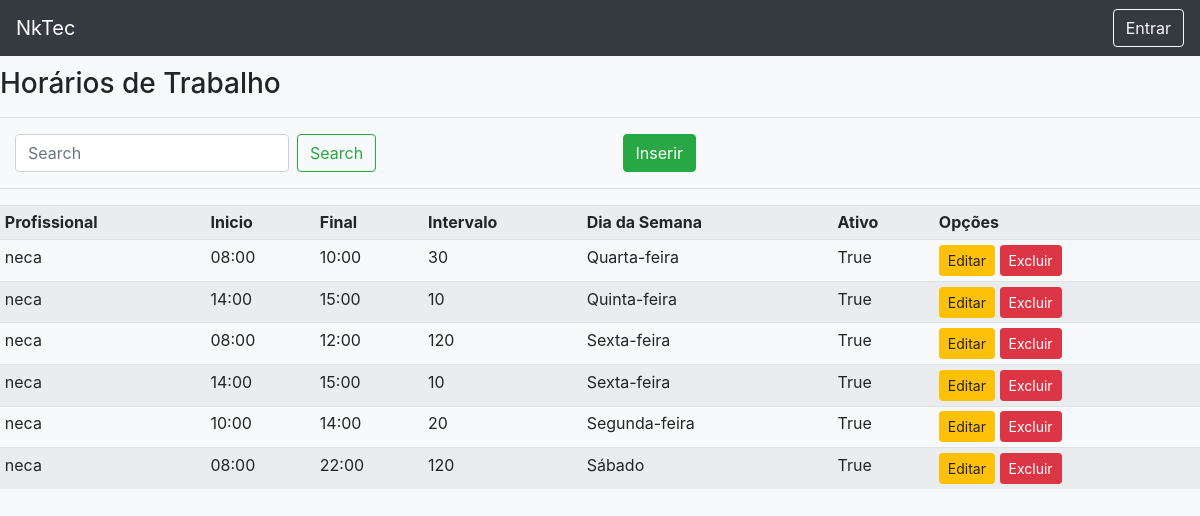
The app's page /list/schedule/ with its own data.
### registrations/models.py (models this page shows, shortened)
class Schedule(models.Model):
    WEEKDAY = (
        ('0', 'Segunda-feira'),
        ('1', 'Terça-feira'),
        ('2', 'Quarta-feira'),
        ('3', 'Quinta-feira'),
        ('4', 'Sexta-feira'),
        ('5', 'Sábado'),
        ('6', 'Domingo'),
    ) #0 = monday
    weekday = models.CharField(max_length=1, choices=WEEKDAY,default=0, verbose_name="Dia da Semana")
    professional = models.ForeignKey(User, models.DO_NOTHING, verbose_name="Profissional")
    begin = models.CharField(max_length=5, verbose_name="Inicio do Atendimento")#format hh:mm
    end = models.CharField(max_length=5, verbose_name="Final do Atendimento")#format hh:mm
    interval = models.IntegerField(verbose_name="Intervalo(minutos)") #in minutes ex 10
    active = models.BooleanField(default=True, verbose_name="Ativo")
    created_at = models.DateTimeField(auto_now=True, verbose_name="Criado em")

### users/models.py (models this page shows)
class User(AbstractUser):
    pass
    client = models.BooleanField(blank=True, null=True, default=False)
    tel = models.CharField(max_length=11, blank=True,null=True, verbose_name="Telefone")
    professional = models.BooleanField(default=False)
    master = models.ForeignKey('User', blank=True,null=True, on_delete=models.PROTECT)

### registrations/views.py (the view)
# urls.py: path('list/schedule/', ScheduleList.as_view(), name ='list-schedule'),
class ScheduleList(ListView):
    model = Schedule
    template_name = 'registrations/lists/schedule.html'

### registrations/templates/registrations/lists/schedule.html
{% extends 'pages/template.html' %}
{% load static %}
{% block content %}
<h3>Horários de Trabalho</h3>
<hr>
<div class="row ml-auto">
    <div class="col-sm">
        <form method="get" class="form-inline my-2 my-lg-0 mt-2" action="">
            <input class="form-control mr-sm-2" type="search" placeholder="Search" aria-label="Search" id="search"
                name="search" autofocus>
            <button class="btn btn-outline-success my-2 my-sm-0" type="submit">Search</button>
        </form>
    </div>
    <div class="col-sm">
        <a href="{% url 'create-schedule' %}" class="btn btn-success">Inserir</a>
    </div>
</div>
<hr>
<div class="table-responsive">
    <table class="table table-striped table-sm">
        <tr>
            <th>Profissional</th>
            <th>Inicio</th>
            <th>Final</th>
            <th>Intervalo</th>
            <th>Dia da Semana</th>
            <th>Ativo</th>
            <th>Opções</th>
        </tr>
        {% for obj in object_list %}
        <tr>
            <td>{{obj.professional}}</td>
            <td>{{obj.begin}}</td>
            <td>{{obj.end}}</td>
            <td>{{obj.interval}}</td>
            <td>{{obj.get_weekday_display}}</td>
            <td>{{obj.active}}</td>
            <td>
                <a href="{% url 'edit-schedule' obj.pk %}" class="btn btn-warning btn-sm">Editar</a>
                <a href="{% url 'delete-schedule' obj.pk %}" class="btn btn-danger btn-sm">Excluir</a>
            </td>
        </tr>
        {% empty %}
        <tr>
            <td colspan="3">
                Nenhum Registro encontrado
            </td>
        </tr>
        {% endfor %}
    </table>
</div>
{% endblock %}

### records on screen
Schedule: professional "neca", begin "08:00", end "10:00", interval "30", weekday "Quarta-feira", active "True"
Schedule: professional "neca", begin "14:00", end "15:00", interval "10", weekday "Quinta-feira", active "True"
Schedule: professional "neca", begin "08:00", end "12:00", interval "120", weekday "Sexta-feira", active "True"
Schedule: professional "neca", begin "14:00", end "15:00", interval "10", weekday "Sexta-feira", active "True"
Schedule: professional "neca", begin "10:00", end "14:00", interval "20", weekday "Segunda-feira", active "True"
Schedule: professional "neca", begin "08:00", end "22:00", interval "120", weekday "Sábado", active "True"
